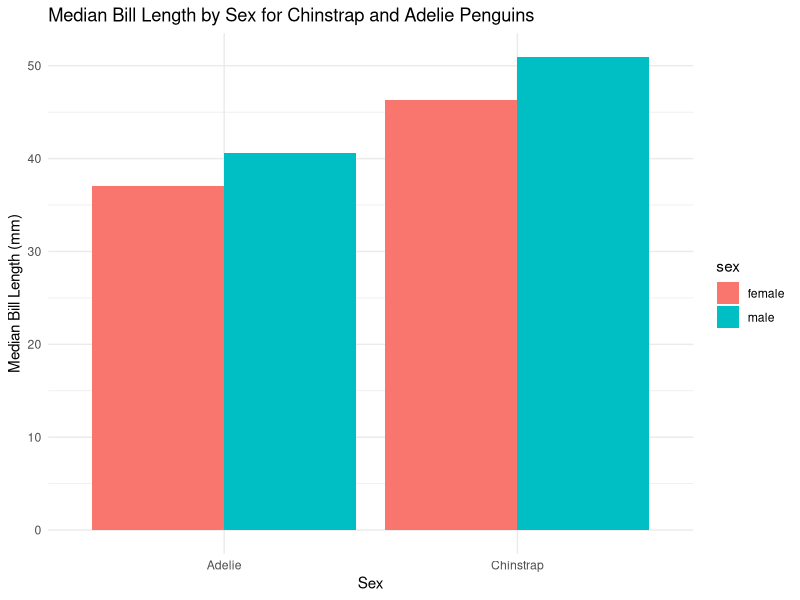

This chart was generated by the following R code: (Note: a time limit stopped this script after it produced the figure.)
## ---- chunk 1

# size measurement attribute: bill length

# bootstrapping - assuming that that sample at hand is representative of the population
# instead of utilizing new samples to test, perform "resampling" 
# ("resampling with replacement" -> use the samples for the test and then put the sample back into the population)
# reuse the samples to simulate utilizing new samples 
# can then use this to generate a mean, a standard error, and then finally, a confidence interval
# why can we do this? 
# one of the ways to generate a measurement of uncertainty (i.e., how certain are we that our estimate is true to the population)

library(tidyverse)
library(palmerpenguins)

penguins_df <- penguins


# barplot
penguins_barplot <- penguins %>%
  filter(!is.na(bill_length_mm), sex %in% c("male", "female"), species %in% c("Chinstrap", "Adelie")) %>%
  group_by(sex, species) %>%
  summarize(median_bill_length = median(bill_length_mm))

ggplot(penguins_barplot, aes(x = species, y = median_bill_length, fill = sex)) +
  geom_bar(stat = "identity", position = "dodge") +
  labs(
    title = "Median Bill Length by Sex for Chinstrap and Adelie Penguins",
    x = "Sex",
    y = "Median Bill Length (mm)"
  ) +
  theme_minimal()

# 95% CI for median difference between male and female penguins

# chatgpt prompt: 
# "dataset: palmer penguins in R
# purpose of code: bootstrap using a loop. look at the median bill lengths between males and females to generate a 95% ci."

set.seed(123)   # setting a seed ensures that random operations produce the same results every time (good practice)
                # the '123' is arbitrary and can be any number, representing where R will start in the sequence of random numbers
                # this is important for ensuring that the results are consistent across different runs of the code.

penguins_ci <- penguins %>%
  filter(!is.na(bill_length_mm), species %in% c("Chinstrap", "Adelie"))

n_boot <- 10000 # number of bootstrap iterations

boot_diff <- numeric(n_boot)  # empty vector to store bootstrap differences when calculated by for loop
                              # Create a numeric vector of length 5
                              # my_numeric_vector <- numeric(5)
                              # print(my_numeric_vector)
                              # Output: [1] 0 0 0 0 0
for (i in 1:n_boot) {
  
  sample_data <- penguins_ci %>%
    group_by(species) %>%
    sample_frac(replace = TRUE) %>% # takes a random fraction of rows from the penguins_ci data frame
                                    # (in this case, no number is specified prior to replace = TRUE, so 1 is used)
                                    # e.g., sample_frac(1, replace = TRUE) 
                                    # the number represents the fraction of the dataset that will be used
                                    # e.g., 1 = 100% of the dataset
                                    # importantly, not every single row is used in the bootstrap as rows can be repeated in the bootstrap
    summarise(median_bill = median(bill_length_mm)) %>% 
    pivot_wider(names_from = species, values_from = median_bill) # essentially a transpose
  
  boot_diff[i] <- sample_data$Adelie - sample_data$Chinstrap # stores the difference between Adlie and Chinstrap median bill length in the empty boot_diff vector
}

ci <- quantile(boot_diff, probs = c(0.025, 0.975)) # base R function

ci

mean_diff <- mean(boot_diff)

mean_diff

# By bootstrapping resampling, the median bill length of Chinstrap penguins are generally larger than Adlie penguins, 
# with 95% of Chinstrap penguins median bill lengths being 8.7-11.9 mm larger than Adlie penguins.
# This might lead us to infer that Chinstrap penguins are larger than Adlie penguins.
